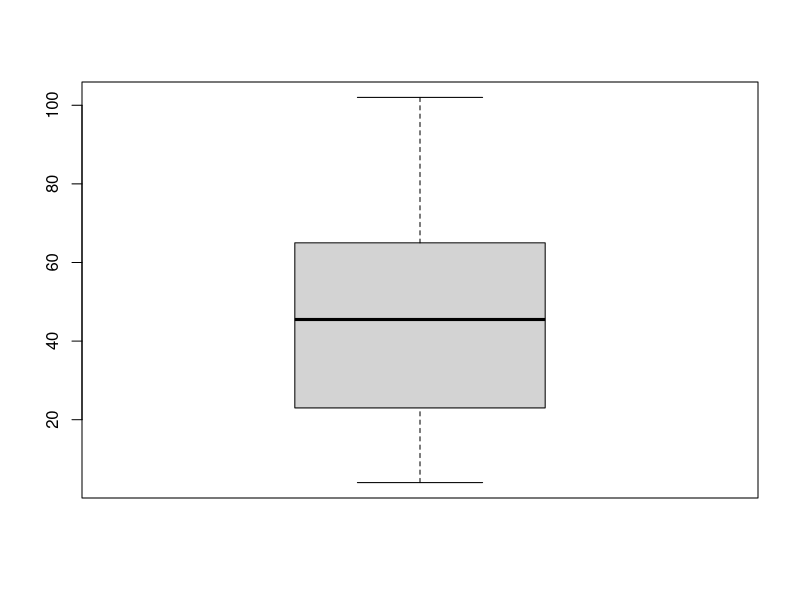
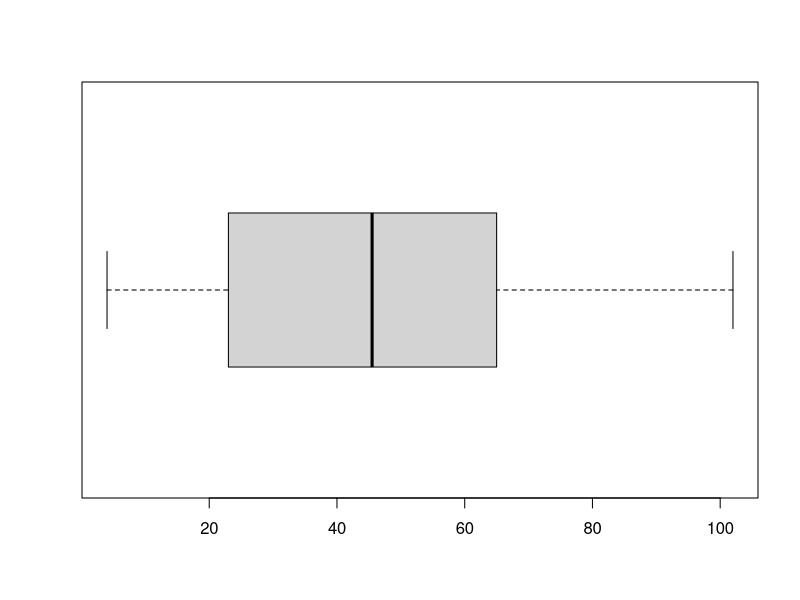
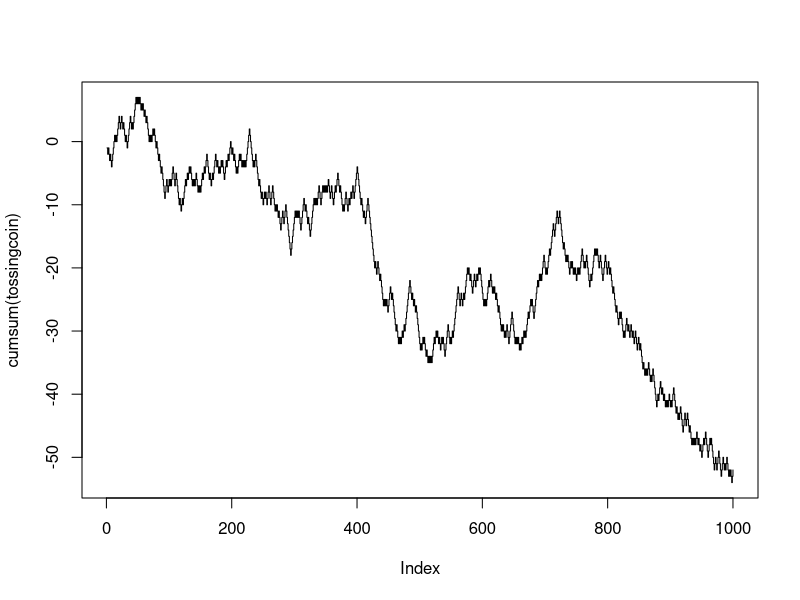
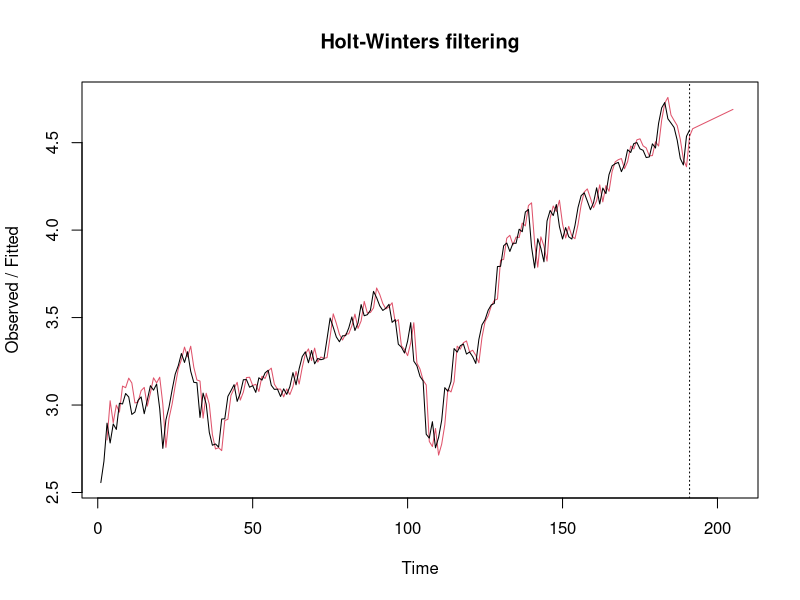
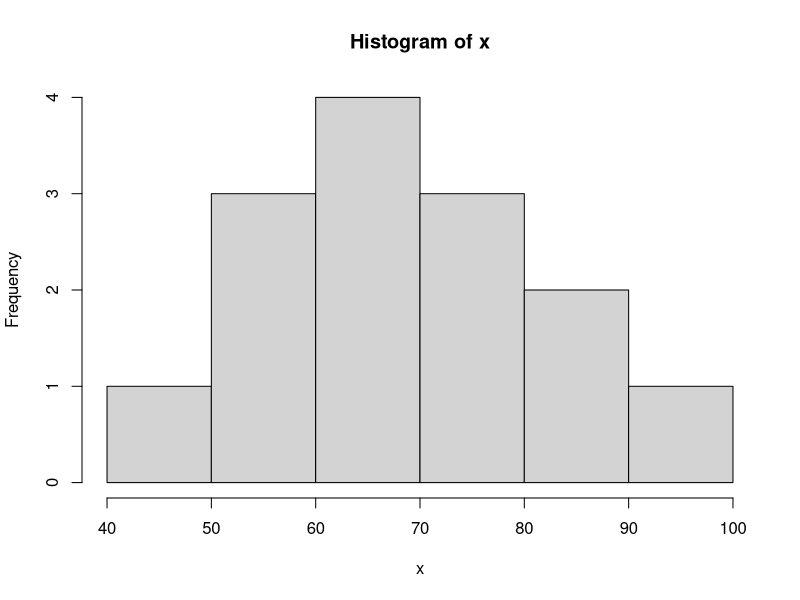
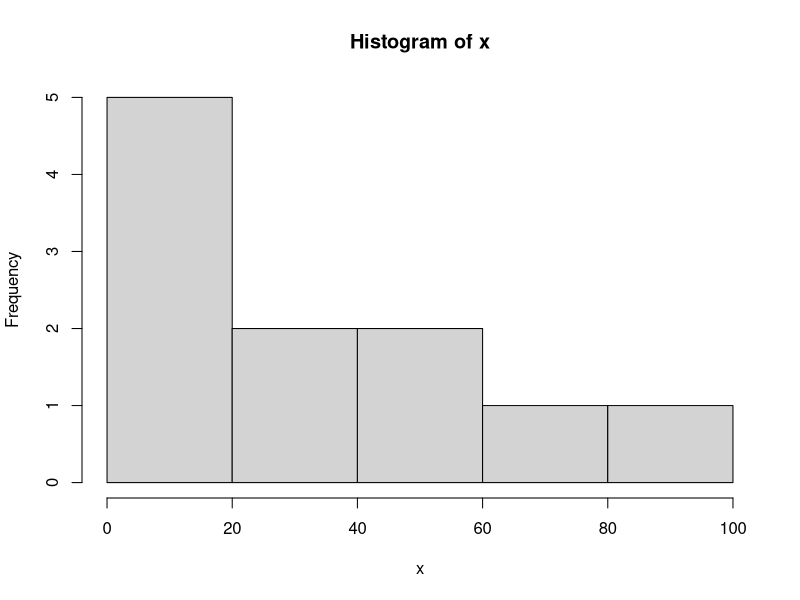
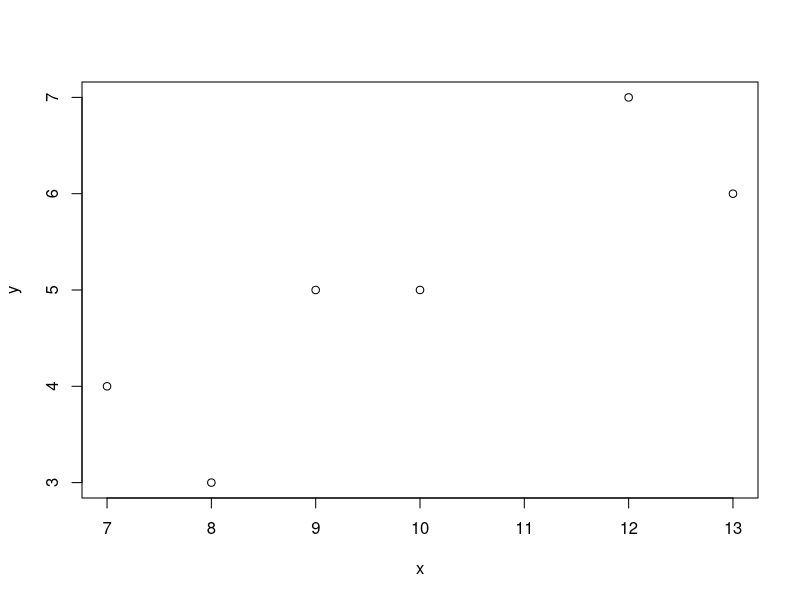

R code for these plots, in order:

################################
# P(exactly 8)
# P(x = 8)
# dbinom(a,size=n,prob=p)
dbinom(8, size=30, prob=.25)
# P(less than 17)
# P(x=0,1,2,...,16)
# P(x <= 16
# pbinom(a,size=n,prob=p)
pbinom(16,size=30,prob=.25)
# P(at most 12)
# P(x=0,1,2,...,12)
# P(x <= 12)
# pbinom(a,size=n,prob=p)
pbinom(12,size=30,prob=.25)


################################
# P(more than 20)
# P(x = 21, 22, 23, 24, 25, 26, 27, 28, 29, 30)
# 1 - P(x=0,...,20)
# P(x >= 21)
# 1-pbinom(a-1,size=n,prob=p)
1-pbinom(21-1,size=30,prob=.25)
# P(at least 25)
# P(x=25,26,27,28,29,30)
# P(x >= 25)
# 1-pbinom(a-1,size=n,prob=p)
1-pbinom(25-1,size=30,prob=.25)

################################
# P(between 10 and 20 inclusive)
# P(x=10,11,..,20)
# P(10 <= x <= 20)
# pbinom(b,size=n,prob=p)-pbinom(a-1,size=n,prob=p)
pbinom(20,size=30,prob=.25)-pbinom(10-1,size=30,prob=.25)

################################
E = .05
clevel = .99
atl = clevel + (1 - clevel)/2
z = qnorm(atl)
# part a
phat = .23
n = phat * (1 - phat) * (z/E)^2
n

# part b
n = 0.25 * (z/E)^2
n
E = .2
sigma = 1.3
clevel = .95
atl = clevel + (1 - clevel)/2
z = qnorm(atl)
n = (z * sigma/E)^2
n

################################
x1 = 200
n1 = 1000
x2 = 100
n2 = 780
clevel = .95
atl = clevel + (1 - clevel)/2
z = qnorm(atl)
phat1 = x1/n1
phat2 = x2/n2
lb = (phat1 - phat2) - z * sqrt(phat1 * (1 - phat1)/n1 + phat2 *
                                  (1 - phat2)/n2)
ub = (phat1 - phat2) + z * sqrt(phat1 * (1 - phat1)/n1 + phat2
                                * (1 - phat2)/n2)
lb
ub

################################
n = 25
xbar = 20.2
sigma = 2.1
clevel = .95
atl = clevel + (1 - clevel)/2
z = qnorm(atl)
lb = xbar - z * sigma/sqrt(n)
ub = xbar + z * sigma/sqrt(n)
lb
ub

################################
n = 25
xbar = 20.2
s = 2.1
clevel = .95
atl = clevel + (1 - clevel)/2
t = qt(atl,df=n-1)
lb = xbar - t * s/sqrt(n)
ub = xbar + t * s/sqrt(n)
lb
ub

################################
x = 50
n = 200
clevel = .95
atl = clevel + (1 - clevel)/2
z = qnorm(atl)
phat = x/n
lb = phat - z * sqrt(phat * (1-phat)/n)
ub = phat + z * sqrt(phat * (1-phat)/n)
lb
ub

################################
n = 18
s = 2.5
clevel = .95
atl = (1 - clevel)/2
XL = qchisq(atl,df=n-1)
atl = clevel + (1 - clevel)/2
XR = qchisq(atl,df=n-1)
lb = sqrt( (n-1) * s^2/XR)
ub = sqrt( (n-1) * s^2/XL)
lb
ub

################################
n = 25
s = 10.1
clevel = .98
atl = (1 - clevel)/2
XL = qchisq(atl,df=n-1)
atl = clevel + (1 - clevel)/2
XR = qchisq(atl,df=n-1)
lb = (n-1) * s^2/XR
ub = (n-1) * s^2/XL
lb
ub

################################
var1 = 20
n1 = 21
var2 = 31
n2 = 16
clevel = .95
atl = (1 - clevel)/2
FL = qf(atl,n1,n2)
atl = clevel + (1 - clevel)/2
FR = qf(atl,n1,n2)
lb = (var1/var2) * (1/FR)
ub = (var1/var2) * (1/FL)
lb
ub

################################
x <- c(0,1,2,3,4)
prob <-
  c(0.20,0.30,0.25,0.15,0.10)
expected_value = sum(x *
                       prob)
expected_value

################################
x <- c(0,1,2,3,4)
prob <- c(0.20,0.30,0.25,0.15,0.10)
mu = sum(x * prob)
variance = sum((x-mu)^2*prob)
sigma = sqrt(variance)
sigma
variance

################################
x <- c(4,13,21,23,27,35,41,50,59,61,65,73,81,102)
min(x)
quantile(x,0.25)
quantile(x,0.50)
quantile(x,0.75)
max(x)

################################
x <- c(4,13,21,23,27,35,41,50,59,61,65,73,81,102)
boxplot(x)

################################
x <- c(4,13,21,23,27,35,41,50,59,61,65,73,81,102)
boxplot(x,horizontal=TRUE,outline=FALSE)

################################
bmw<-c(2.556606964, 2.67855273, 2.896409052, 2.783157674, 2.891704203,
       2.860542363, 3.010177438, 3.006078566, 3.065817881, 3.04599754,
       2.946331923, 2.959845995, 3.026358467, 3.04652044, 2.950368732,
       3.029070333, 3.110533089, 3.085024381, 3.119939077, 2.978535249,
       2.75219467,  2.915389521, 2.988153628, 3.086303972, 3.176594433,
       3.225732266, 3.294465556, 3.243529412, 3.304870018, 3.193147676, 3.129738553,
       3.127374383, 2.92905814, 3.068145954, 3.005435049, 2.843629495, 2.770085592,
       2.777451878, 2.759566804, 2.920092359, 2.92111648, 3.049652116, 3.082093439,
       3.116267075, 3.020815054, 3.067773826, 3.144712467, 3.145272341, 3.101892469,
       3.110666812, 3.072415498, 3.155850824, 3.14246983, 3.183704502, 3.198713933,
       3.113070766, 3.089495803, 3.090996998, 3.048798994, 3.092541329, 3.0610049,
       3.104945359, 3.18507082, 3.115690719, 3.207693535, 3.277106996, 3.30402547,
       3.241771702, 3.311746668, 3.23569361, 3.26617917, 3.258903904, 3.263772706,
       3.378303983, 3.497567605, 3.44470377, 3.389057322, 3.361797986, 3.395749234,
       3.396519792, 3.440065469, 3.503362798, 3.426215145, 3.469665671, 3.574197854,
       3.510470234, 3.516369605, 3.54208912, 3.649670741, 3.613670877, 3.567191931,
       3.540669427, 3.554004302, 3.575878715, 3.472742549, 3.488230981, 3.347761443,
       3.330774917, 3.297317251, 3.365535661, 3.471003256, 3.25091698, 3.224380646,
       3.163785859, 3.138099515, 2.833036858, 2.810907587, 2.904712875, 2.755251803,
       2.814689898, 2.913002626, 3.099236067, 3.078325572, 3.13366646, 3.322839365,
       3.302444616, 3.338754441, 3.349166974, 3.291345313, 3.303216973, 3.276465257,
       3.237776084, 3.375400827, 3.45817615, 3.488017074, 3.541857471, 3.572457991,
       3.581015808, 3.791774433, 3.79312685, 3.910581968, 3.926340026, 3.878135247,
       3.925156384, 3.924643037, 4.005057871, 3.99085267, 4.103485985, 4.118061089,
       3.903708536, 3.783462097, 3.950685871, 3.897132693, 3.81874476, 4.052497737,
       4.112446398, 4.083216204, 4.146161886, 4.01983651, 3.949145365, 4.014417126,
       3.961879268, 3.948779146, 4.0255481, 4.129615176, 4.196810894, 4.213400861,
       4.165765594, 4.11662777, 4.156520921, 4.241873366, 4.149384994, 4.240520672,
       4.208773832, 4.317394776, 4.367344376, 4.379586159, 4.387250467, 4.334240341,
       4.375203409, 4.459658747, 4.443815285, 4.494730125, 4.500465011, 4.464412748,
       4.456101571, 4.414856779, 4.418370618, 4.493210164, 4.469212996, 4.610565605,
       4.699352457, 4.72942998, 4.636349034, 4.6121458, 4.586802529, 4.514150788, 4.409398581,
       4.372228792, 4.536462988, 4.572233686) #logarithm of BMW stock price
bmw2<-ts(bmw) #indicate that bmw is a time series variable
hw<-HoltWinters(bmw2, gamma=FALSE) #implement Holt Winters method
hw #obtain the estimated coefficients

################################
tossingcoin <- sample(c(-1,1), 1000, replace = TRUE)
cumsum(tossingcoin)
plot(cumsum(tossingcoin), type = 's')

################################
pred <- predict(hw, n.ahead = 14, prediction.interval = FALSE)
#estimate the 14 predictions ahead
pred #obtain the predictions
plot(hw, pred) #obtain the graph
#the red line shows the predicted values while the black line
#indicates the stock price evolution

################################
alpha = 8
beta = 1
gamma = factorial(alpha - 1)
a = 3
b = 4
f = function(x){(x^(alpha-1)*exp(-x/beta))/(beta ^ alpha *
                                              gamma)}
integrate(f,a,b)

################################
observed <- c(200,150,350,20)
prob <- c(0.25,0.20,0.50,0.05)
chisq.test(observed,p=prob)

################################
x <- c(23, 27, 29, 35, 37, 37, 39, 40, 42, 45, 51)
breaks = seq(20,60,by=10)
xcut = cut(x,breaks,right=FALSE)
freq = table(xcut)
freq

################################
x <- c(1,2,8,13)
y <- c(10,15,35,44)
t_line = lm(y ~ x)
t_line
x <- c(3,5,7,9)
y <- c(17,23,41,50)
t_line = lm(y ~ x)
t_line
#form yhat = mx + b
#form yhat = b1*x + b0
coeffs = coefficients(t_line)
b0 = coeffs[1]
b1 = coeffs[2]
b1 * 21 + b0

################################
one <- c(1,1)
xval <- c(1,2)
yval <- c(2,5)
X <- matrix(c(one,xval),nrow=2,ncol=2)
Y <- matrix(c(yval),nrow=2,ncol=1)
solve(t(X) %*% X) %*% t(X) %*% Y

################################
one <- c(1,1,1)
x1val <- c(1,4,3)
x2val <- c(2,-1,1)
yval <- c(9,3,9)
X <- matrix(c(one,x1val,x2val),nrow=3,ncol=3)
Y <- matrix(c(yval),nrow=3,ncol=1)
solve(t(X) %*% X) %*% t(X) %*% Y

################################
one <- c(1,1,1)
xval <- c(1,2,3)
yval <- c(2,5,4)
X <- matrix(c(one,xval),nrow=3,ncol=2)
Y <- matrix(c(yval),nrow=3,ncol=1)
betahat = solve(t(X) %*% X) %*% t(X) %*% Y
betahat
SSE = t(Y) %*% Y - t(betahat) %*% t(X) %*% Y
SSE


################################
x <- c(3,5,7,9)
y <- c(17,23,41,50)
t_line = lm(y ~ x)
coeffs = coefficients(t_line)
b0 = coeffs[1]
b1 = coeffs[2]
# form: yhat = b1(x) + b0
yhat = b1 * x + b0
# (y - yhat)^2 and then sum them
sum((y-yhat)^2)

################################
x <- c(40,51,53,55,65,67,69,70,72,75,76,81,83,99)
hist(x)

################################
lcl <- c(10,20,30,40)
ucl <- c(19,29,39,49)
midpoints = (lcl + ucl)/2
midpoints

################################
lcl <- c(10,20,30,40)
ucl <- c(19,29,39,49)
new_midpoints <- c()
for (i in 1:length(lcl))
{
  new_midpoints[i] = (lcl[i] + ucl[i])/2
}
new_midpoints

################################
lcl <- c(10,20,30,40)
ucl <- c(19,29,39,49)
f <- c(5,31,12,2)
x = (lcl+ucl)/2
xbar = sum(f * x)/sum(f)
xbar

################################
lcl <- c(10,20,30,40)
ucl <- c(19,29,39,49)
f <- c(5,31,12,2)
x <- c()

################################
# create the midpoints
for (i in 1:length(lcl))
{
  x[i] = (lcl[i] + ucl[i])/2
}
sum_freq = 0
sum_ftimesx = 0
for (i in 1:length(lcl))
{
  sum_freq = sum_freq + f[i]
  sum_ftimesx = sum_ftimesx + f[i] * x[i]
}
xbar = sum_ftimesx/sum_freq
print(xbar)

################################
lcl <- c(10,20,30,40)
ucl <- c(19,29,39,49)
f <- c(5,31,12,2)
x <- (lcl + ucl)/2
mean = sum(f * x)/sum(f)
mean
top_sum = sum((x - mean)^2 * f)
sample_stdev = sqrt(top_sum/(sum(f) - 1))
sample_stdev

################################
lcl <- c(10,20,30,40)
ucl <- c(19,29,39,49)
f <- c(5,31,12,2)
x <- (lcl + ucl)/2
mean = sum(f * x)/sum(f)
mean
top_sum = sum((x - mean)^2 * f)
pop_stdev = sqrt(top_sum/sum(f))
pop_stdev

################################
lcl <- c(10,20,30,40)
ucl <- c(19,29,39,49)
f <- c(5,31,12,2)
x <- (lcl + ucl)/2
mean = sum(f * x)/sum(f)
mean
top_sum = sum((x - mean)^2 * f)
pop_stdev = sqrt(top_sum/sum(f))
pop_stdev
pop_variance = pop_stdev^2
pop_variance

################################
weights <- c(0.10,0.20,0.50,0.20)
grades <- c(100,80,70,30)
course_average = sum(weights * grades)/sum(weights)
course_average
################################
weights <- c(10,20,50,20)
grades <- c(100,80,70,30)
course_average = sum(weights * grades)/sum(weights)
course_average

################################
x <- c(2, 5, 7, 11, 12, 21, 25, 31, 45, 72, 81, 102)
quantile(x,0.25)
quantile(x,0.50)
quantile(x,0.75)

################################
x <- c(25,2,31,12)
newx = sort(x)
newx

################################
x <- c(3.5, 3.2, 4.1, 4.7, 3.8, 5.1, 7.2, 3.9, 5.3, 6.1, 6.2, 3.1, 9.3,
       9.4, 10.5, 10.9, 11.1, 11.2, 12.7, 12.8, 13.1, 13.5, 17, 38.6)
q1 = quantile(x,0.25)
q3 = quantile(x,0.75)
iqr = q3 - q1
lf = q1 - 1.5 * iqr
uf = q3 + 1.5 * iqr
lf
uf


################################
x <- c(20, 31, 42, 51, 55, 57, 60, 65, 70, 80)
range = max(x) - min(x)
range


################################
x <- c(2,8,20,50)
tsum = sum((x-mean(x))^2)
pop_stdev = sqrt(tsum/length(x))
pop_stdev

################################
x <- c(2,8,20,50)
# find the mean
tsum = 0
for (i in 1:length(x))
{
  tsum = tsum + x[i]
}
mean = tsum/length(x)
# calculate sum of (x-mean)^2
newsum = 0
for (i in 1:length(x))
{
  newsum = newsum + (x[i] - mean)^2
}
# find population standard deviation
pop_stdev = sqrt(newsum/length(x))
pop_stdev

################################
x <- c(2,8,20,50)
sd(x)


################################
x <- c(2,8,20,50)
sample_variance = sd(x)^2
sample_variance

################################
x <- c(2,8,20,50)
tsum = sum((x-mean(x))^2)
pop_stdev = sqrt(tsum/length(x))
pop_variance = pop_stdev^2
pop_variance

################################
x <- c(2, 8, 12, 13, 21, 32, 45, 51, 72, 81)
tsum = sum((x-mean(x))^2)
pop_stdev = sqrt(tsum/length(x))
pop_mean = mean(x)
CV = pop_stdev/pop_mean * 100
CV

################################
x <- c(2, 8, 12, 13, 21, 32, 45, 51, 72, 81)
tsum = sum((x-mean(x))^2)
pop_stdev = sqrt(tsum/length(x))
pop_mean = mean(x)
pop_median = median(x)
sk = (3 * (pop_mean - pop_median))/pop_stdev
sk

################################
x <- c(1, 2, 8, 12, 13, 21, 32, 45, 51, 72, 81)
tsum = sum((x-mean(x))^2)
pop_stdev = sqrt(tsum/length(x))
pop_mean = mean(x)
pop_median = median(x)
sk = (3 * (pop_mean - pop_median))/pop_stdev
sk
hist(x)

################################
startval = 10
endval = 20
x <- c(2,12,15,31,32,45,58)
count = 0
for (i in 1:length(x))
{
  if (x[i] >= startval && x[i] <= endval)
    count = count + 1
}
actualp = count/length(x) * 100
actualp

################################
n = 500
p = .20
# P(x is less than 90)
# P(x <= 89.5)
# case 1
pnorm(89.5,mean=n*p,sd=sqrt(n*p*(1-p)),lower.tail=TRUE)
# P(x is at most 92)
# P(x <= 92.5)
# case 1
pnorm(92.5,mean=n*p,sd=sqrt(n*p*(1-p)),lower.tail=TRUE)
# P(x is more than 105)
# P(x >= 105.5)
pnorm(105.5,mean=n*p,sd=sqrt(n*p*(1-p)),lower.tail=FALSE)
# P(x is at least 100)
# P(x >= 99.5)
pnorm(99.5,mean=n*p,sd=sqrt(n*p*(1-p)),lower.tail=FALSE)
# P(between 90 and 98, inclusive)
# P(89.5 <= x <= 98.5)
pnorm(98.5,mean=n*p,sd=sqrt(n*p*(1-p)),lower.tail=TRUE)-
  pnorm(89.5,mean=n*p,sd=sqrt(n*p*(1-p)),lower.tail=TRUE)

################################
# P(exactly 8)
# P(x = 8)
# dpois(a,lambda=lam)
a = 3
t = 5
lam = a * t
dpois(8,lambda=lam)
# P(less than 17)
# P(x=0,1,2,...16)
# P(x <= 16)
# ppois(a,lambda=lam,lower=TRUE)
ppois(16,lambda=lam,lower=TRUE)
# P(at most 12)
# P(x=0,1,2,...,12)
# P(x <= 12)
# ppois(a,lamba=lam,lower=TRUE)
ppois(12,lambda=lam,lower=TRUE)
# P(more than 20)
# P(x=21,22,23,...)
# P(x >= 21)
# ppois(a,lambda=lam,lower=FALSE)
ppois(21,lambda=lam,lower=FALSE)
# P(at least 25)
# P(x=25,26,27,...)
# P(x >= 25)
# ppois(a,lambda=lam,lower=FALSE)
ppois(25,lambda=lam,lower=FALSE)

################################
f = function(x){1/x}
integrate(f,1,5)


################################
f = function(x){1/x^2}
integrate(f,1,Inf)
################################
f = function(x){1/x^3}
integrate(f,-Inf,Inf)

################################
datavalues <- matrix(c(42,20,14,50,24,18,10,16,6),ncol=3,byrow=TRUE)
colnames(datavalues) <- c("Approve","Disapprove","No_Opinion")
rownames(datavalues) <- c("Republican","Democrat","Independent")
tbl <- as.table(datavalues)
chisq.test(tbl)

################################
datavalues <- matrix(c(25,35,75,45,30,45,45,15),ncol=4,byrow=TRUE)
colnames(datavalues) <- c("0-30","30-60","60-90","90-over")
rownames(datavalues) <- c("male","female")
tbl <- as.table(datavalues)
chisq.test(tbl)

################################
x <- c(7,12,10,9,13,8)
y <- c(4,7,5,5,6,3)
plot(x,y)

################################
x <- c(2,3,5,5,6)
y <- c(1.3,1.6,2.1,2.2,2.7)
cor(x,y)
################################
x <- c(10,11,16,9,7,15,16,10)
y <- c(96,51,62,58,89,81,46,51)
cor(x,y)

################################
pnorm(9.1,mean=10,sd=1.5/sqrt(20),lower.tail=TRUE)-
  pnorm(4.5,mean=10,sd=1.5/sqrt(20),lower.tail=TRUE)
################################
pnorm(7500,mean=7200,sd=1200/sqrt(30))-pnorm(7000,mean=7200,sd=1200/sqrt(30))

################################
alpha = 0.05
pknot = 0.25
n = 300
truep = 0.22
ZAL = qnorm(alpha)
phatL = pknot + ZAL * sqrt(pknot * (1-pknot) / n)
ZL = (phatL - truep) / sqrt(truep * (1-truep) / n)
1-pnorm(ZL)
pnorm(ZL)

################################
f = expression(x^2/(x-1),'x')
D(f,'x')
################################
f = function(x){2*(1-2*x^3)}
integrate(f,1/4,3/8)

################################
a = 3
t = 5
lam = a * t
dpois(12,lambda=lam)
################################
a = 8
t = 3
lam = a * t
ppois(21,lambda=lam,lower=FALSE)

################################
a = 8
t = 3
lam = a * t
ppois(21,lambda=lam,lower=TRUE)-ppois(18-1,lambda=lam,lower=TRUE)

################################
a = 0.01
t = 100
lam = a * t
ppois(2-1,lambda=lam,lower=FALSE)

################################
a = 4
t = 1
lam = a * t
dpois(7,lambda=lam)^3

################################
pnorm(22,mean=25,sd=3.1,lower.tail=FALSE)
mu=25
sigma=3.1
f = function(x){exp(-1 * (x - mu)^2 / (2*sigma^2)) / (sigma * sqrt(2 * pi))}
integrate(f,22,Inf)

################################
pnorm(24.3,mean=25,sd=3.1,lower.tail=TRUE)- pnorm(18,mean=25,sd=3.1,lower.tail=TRUE)
mu=25
sigma=3.1
f = function(x){exp(-1 * (x - mu)^2 / (2*sigma^2)) / (sigma * sqrt(2 * pi))}
integrate(f,18,24.3)

################################
pnorm(7.5,mean=6.5,sd=1,lower.tail=TRUE)-pnorm(5,mean=6.5,sd=1,lower.tail=TRUE)
################################
pnorm(1.75,mean=0,sd=1,lower.tail=TRUE)- pnorm(0.23,mean=0,sd=1,lower.tail=TRUE)
################################
qnorm(0.05,mean=25,sd=3.1,lower.tail=TRUE)
qnorm(0.95,mean=25,sd=3.1,lower.tail=TRUE)

################################
n = 100
p = .20
pnorm(18.5,mean=n*p,sd=sqrt(n*p*(1-p)),lower.tail=TRUE)
################################
n = 100
p = .20
pnorm(20.5,mean=n*p,sd=sqrt(n*p*(1-p)),lower.tail=TRUE)

################################
n = 100
p = .20
pnorm(17.5,mean=n*p,sd=sqrt(n*p*(1-p)),lower.tail=FALSE)

################################
n = 100
p = .20
pnorm(20.5,mean=n*p,sd=sqrt(n*p*(1-p)),lower.tail=TRUE)-
  pnorm(19.5,mean=n*p,sd=sqrt(n*p*(1-p)),lower.tail=TRUE)

################################
n = 100
p = .60
pnorm(69.5,mean=n*p,sd=sqrt(n*p*(1-p)),lower.tail=TRUE)

################################
n = 100
p = .50
pnorm(54.5,mean=n*p,sd=sqrt(n*p*(1-p)),lower.tail=FALSE)

################################
n = 1000
p = .01
pnorm(4.5,mean=n*p,sd=sqrt(n*p*(1-p)),lower.tail=FALSE)

################################
n = 50
p = 0.30
pnorm(5.5,mean=n*p,sd=sqrt(n*p*(1-p)),lower.tail=TRUE)-pnorm(4.5,mean=n*p,sd=sqrt(n*p*(1-p)),lower.tail=TRUE)

################################
x <- c(84.98,87.72,86.82,87.53,88.63,88.51,88.3,86.64,86.69,86.77,87.38,86.61,89.31,90.02,89.35,90.47,88.6,86.31,85.65,85.9)
mx = mean(x)
msum = sum((x-mean(x))^2)
pop_std = sqrt(msum/length(x))
pop_std ^2

################################
x<-c(2,8,13,25,32,40,42,43,45,57,63)
mx = mean(x)
mstd = sd(x)
cv = mstd / mx * 100
cv

################################
x <- c(8, 19, 25, 31, 33, 47, 512, 803, 20000)
mx = mean(x)
medx = median(x)
mstd = sd(x)
skewness = (3 * (mx - medx)) / mstd
skewness

################################
x = 28.2
mean = 30
stdev = 2
zscore = (x - mean) / stdev
zscore

################################
print("Statistics")
print("----------")
x = 66
mean = 79
stdev = 4.5
zscore = (x - mean) / stdev
zscore
print("Calculus")
print("--------")
x = 81
mean = 69
stdev = 3.7
zscore = (x - mean) / stdev
zscore

################################
print("Geography")
print("----------")
x = 56
mean = 80
stdev = 20
zscore = (x - mean) / stdev
zscore
print("Mathematics")
print("-----------")
x = 285
mean = 300
stdev = 10
zscore = (x - mean) / stdev
zscore

################################
x <- c(3, 12, 17, 23, 27, 31, 45, 72, 81, 113, 152, 171, 189)
quantile(x,0.25)
quantile(x,0.50)
quantile(x,0.75)

################################
x <- c(68,73,66,76,86,74,61,89,65,90,69,92,76,62,81,63,68,81,70,73,60,87,75,64,82)
quantile(x,0.25)

################################
x <- c(1, 25, 33, 41, 42, 45, 51, 67, 88, 91, 105, 231, 405)
q1 = quantile(x,0.25)
q3 = quantile(x,0.75)
iqr = q3 - q1
iqr

################################
x <- c(0.05, 0.00, -0.03, -0.01, 0.18, 0.00, 0.02, 0.29, 0.00, -0.07, 0.10, 0.07, 0.03)
q1 = quantile(x,0.25)
q3 = quantile(x,0.75)
iqr = q3 - q1
lf = q1 - 1.5 * iqr
uf = q3 + 1.5 * iqr
lf
uf
################################
q1 = quantile(x,0.25)
q3 = quantile(x,0.75)
iqr = q3 - q1
lf = q1 - 1.5 * iqr
uf = q3 + 1.5 * iqr
lf
uf

################################
one <- c(1,1,1,1)
xval <- c(1,2,3,4)
yval <- c(-8,-1,5,12)
X <- matrix(c(one,xval),nrow=4,ncol=2)
Y <- matrix(c(yval),nrow=4,ncol=1)
solve(t(X) %*% X) %*% t(X) %*% Y

################################
one <- c(1,1,1,1)
x1val <- c(1,2,3,4)
x2val <- c(5,7,11,21)
yval <- c(12,17,21,30)
X <- matrix(c(one,x1val,x2val),nrow=4,ncol=3)
Y <- matrix(c(yval),nrow=4,ncol=1)
solve(t(X) %*% X) %*% t(X) %*% Y

################################
one <- c(1,1,1,1,1,1,1)
xval <- c(-3,-2,-1,0,1,2,3)
yval <- c(-5,-1,0,2,-3,-8,-7)
xsquared = xval^2
X <- matrix(c(one,xval,xsquared),nrow=7,ncol=3)
Y <- matrix(c(yval),nrow=7,ncol=1)
solve(t(X) %*% X) %*% t(X) %*% Y

################################
# "right tail"
n1 = 61
s1 = 34.4
n2 = 31
s2 = 27.6
df1 = n1 - 1
df2 = n2 - 1
ts = s1^2 / s2^2
# 'right tail'
pf(ts,df1,df2,lower.tail=FALSE)

################################
n1 = 31
s1 = 5.46
n2 = 25
s2 = 5.4
df1 = n1 - 1
df2 = n2 - 1
ts = s1^2 / s2^2
# 'two tails'
2*(pf(abs(ts),df1,df2,lower.tail=FALSE))

################################
n1 = 16
s1 = 20.4
n2 = 13
s2 = 21.9
df1 = n1 - 1
df2 = n2 - 1
ts = s1^2 / s2^2
# 'left tail'
pf(ts,df1,df2)

################################
n1 = 13
s1 = 0.99
n2 = 16
s2 = 1.17
df1 = n1 - 1
df2 = n2 - 1
ts = s1^2 / s2^2
# 'left tail'
pf(ts,df1,df2)

################################
# "right tail"
n1 = 21
s1 = sqrt(1107.2)
n2 = 18
s2 = sqrt(737.28)
df1 = n1 - 1
df2 = n2 - 1
ts = s1^2 / s2^2
# 'right tail'
pf(ts,df1,df2,lower.tail=FALSE)

################################
# "right tail"
n1 = 100
x1 = 38
n2 = 140
x2 = 50
phat1 = x1/n1
phat2 = x2/n2
phat = (x1 + x2) / (n1 + n2)
z = (phat1 - phat2) / (sqrt(phat*(1-phat)) * sqrt(1/n1 + 1/n2))
pnorm(z,lower.tail=FALSE)

################################
# "two tails"
n1 = 1000
x1 = 250
n2 = 1200
x2 = 195
phat1 = x1/n1
phat2 = x2/n2
phat = (x1 + x2) / (n1 + n2)
z = (phat1 - phat2) / (sqrt(phat*(1-phat)) * sqrt(1/n1 + 1/n2))
2 * (pnorm(abs(z),lower.tail=FALSE))

################################
n1 = 200000
x1 = 33
n2 = 200000
x2 = 115
phat1 = x1/n1
phat2 = x2/n2
phat = (x1 + x2) / (n1 + n2)
z = (phat1 - phat2) / (sqrt(phat*(1-phat)) * sqrt(1/n1 + 1/n2))
pnorm(z)

################################
n1 = 11000
x1 = 104
n2 = 11000
x2 = 189
phat1 = x1/n1
phat2 = x2/n2
phat = (x1 + x2) / (n1 + n2)
z = (phat1 - phat2) / (sqrt(phat*(1-phat)) * sqrt(1/n1 + 1/n2))
pnorm(z)

################################
# "two tails"
day <- c(22,24,24,23,19,19,23,22,18,21,21,18,18,25,29,24,23,22,22,21,20,20,20,27,17,19,18,21,20,23,26,30,25,21,25)
eve <- c(18,23,25,23,21,21,23,24,27,31,24,20,20,23,19,25,24,27,23,20,20,21,25,24,23,28,20,19,23,24,20,27,21,29,30)
n1 = length(day)
xbar1 = mean(day)
s1 = sd(day)
n2 = length(eve)
xbar2 = mean(eve)
s2 = sd(eve)
ts = ((xbar1-xbar2)-(0)) / sqrt(s1^2/n1 + s2^2/n2)
ts

################################
# "left tail"
n1 = 15
xbar1 = 5.3
s1 = 1.1
n2 = 16
xbar2 = 5.6
s2 = 1.0
ts = ((xbar1-xbar2)-(0)) / sqrt(s1^2/n1 + s2^2/n2)
pt(ts,df=n-1)

################################
# "right tail"
n1 = 18
xbar1 = 530
s1 = 40
n2 = 13
xbar2 = 515
s2 = 25
ts = ((xbar1-xbar2)-(0)) / sqrt(s1^2/n1 + s2^2/n2)
pt(ts,df=n-1,lower.tail=FALSE)

################################
# "left tail"
n = 28
s = sqrt(31.5)
sigmaknot = sqrt(50.4)
ts = (n - 1) * s^2 / sigmaknot^2
pchisq(ts,df=n-1)


################################
# "right tail"
n = 101
s = 1200
sigmaknot = sqrt(1000000)
ts = (n - 1) * s^2 / sigmaknot^2
pchisq(ts,df=n-1,lower.tail=FALSE)

################################
# "two tail"
x <- c(70,48,41,68,69,55,70,57,60,83,32,60,72,58)
n = length(x)
s = sd(x)
sigmaknot = 15
ts = (n - 1) * s^2 / sigmaknot^2
2 * (pchisq(abs(ts),df=n-1))

################################
# "left tail"
x <- c(70,48,41,68,69,55,70,57,60,83,32,60,72,58)
n = length(x)
xbar = mean(x)
s = sd(x)
muknot = 60
t = (xbar - muknot) / (s / sqrt(n))
pt(t,df=n-1)

################################
# "right tail"
n = 20
muknot = 3.5
xbar = 3.7
s = 0.8
t = (xbar - muknot) / (s / sqrt(n))
pt(t,df=n-1,lower.tail=FALSE)


################################
# "two tails"
n = 25
xbar = 1380
sigma = 80
muknot = 1400
z = (xbar - muknot) / (sigma / sqrt(n))
2 * (pnorm(abs(z),lower.tail=FALSE))

################################
p <- c(0.25,0.05,0.35,0.35)
n = 600
expected = n * p
expected

################################
observed <- c(65,69,80,86)
prob <- c(0.20,0.20,0.30,0.30)
chisq.test(observed,p=prob)

################################
observed <- c(66,39,25,30)
prob <- c(0.18,0.39,0.31,0.12)
chisq.test(observed,p=prob)

################################
alpha = 3
beta = 2
gamma = factorial(alpha - 1)
a = 0
b = 4
f = function(x){(x^(alpha-1)*exp(-x / beta)) / (beta ^ alpha * gamma)}
integrate(f,a,b)

################################
alpha = 10
beta = 5
gamma = factorial(alpha - 1)
a = 0
b = 10
f = function(x){(x^(alpha-1)*exp(-x / beta)) / (beta ^ alpha * gamma)}
integrate(f,a,b)


################################
alpha = 5
beta = 3
gamma = factorial(alpha - 1)
a = 0
b = Inf
f = function(x){((x^(alpha-1)*exp(-x / beta)) / (beta ^ alpha * gamma))*(50*x+3*x^2)}
integrate(f,a,b)

################################
var1 = 40
n1 = 11
var2 = 35
n2 = 6
clevel = .95
atl = (1 - clevel) / 2
FL = qf(atl,n1-1,n2-1)
atl = clevel + (1 - clevel) / 2
FR = qf(atl,n1-1,n2-1)
lb = (var1 / var2) * (1 / FR)
ub = (var1 / var2) * (1 / FL)
lb
ub

################################
x <- c(2.0,3.2,1.8,2.9,0.9,4.0,3.3,2.9,3.6,0.8)
n = length(x)
s = sd(x)
clevel = .90
atl = (1 - clevel) / 2
XL = qchisq(atl,df=n-1)
atl = clevel + (1 - clevel) / 2
XR = qchisq(atl,df=n-1)
lb = sqrt( (n-1) * s^2 / XR)
ub = sqrt( (n-1) * s^2 / XL)
lb
ub

################################
n = 15
x = 200
n = 440
clevel = .95
atl = clevel + (1 - clevel) / 2
z = qnorm(atl)
phat = x / n
lb = phat - z * sqrt(phat * (1-phat) / n)
ub = phat + z * sqrt(phat * (1-phat) / n)
lb
ub

################################
n = 16
xbar = 645
sigma = 31
clevel = .95
atl = clevel + (1 - clevel) / 2
z = qnorm(atl)
lb = xbar - z * sigma / sqrt(n)
ub = xbar + z * sigma / sqrt(n)
lb
ub


################################
x1 = 72
n1 = 240
x2 = 82
n2 = 200
clevel = .95
atl = clevel + (1 - clevel) / 2
z = qnorm(atl)
phat1 = x1 / n1
phat2 = x2 / n2
lb = (phat1 - phat2) - z * sqrt(phat1 * (1 - phat1) / n1 + phat2 * (1 - phat2) / n2)
ub = (phat1 - phat2) + z * sqrt(phat1 * (1 - phat1) / n1 + phat2 * (1 - phat2) / n2)
lb
ub

################################
pbinom(15,size=30,prob=.35)-pbinom(11-1,size=30,prob=.35)

################################
1-pbinom(12-1,size=30,prob=.35)
################################
dbinom(4, size=20, prob=0.15)
